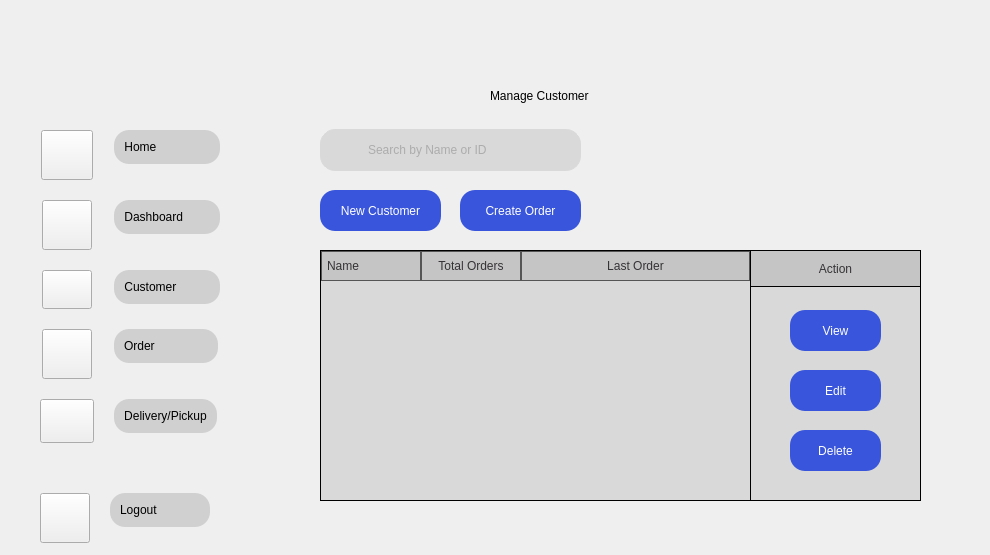
    <widget class="QWidget" name="CSE">
     <property name="styleSheet">
      <string notr="true">#CSE{
border-image: url(&quot;:/images/4.png&quot;) 0 0 0 0 stretch stretch;
background-repeat: (no-repeat);
backkground-position: (fixed);

}
#QLabel{
font-family: &quot;Fredoka&quot;;
font-size: 20px;
}</string>
     </property>
     <widget class="QWidget" name="verticalLayoutWidget_31">
      <property name="geometry">
       <rect>
        <x>30</x>
        <y>490</y>
        <width>241</width>
        <height>56</height>
       </rect>
      </property>
      <layout class="QVBoxLayout" name="verticalLayout_28">
       <item>
        <layout class="QFormLayout" name="formLayout_11">
         <property name="fieldGrowthPolicy">
          <enum>QFormLayout::FieldsStayAtSizeHint</enum>
         </property>
         <property name="rowWrapPolicy">
          <enum>QFormLayout::WrapLongRows</enum>
         </property>
         <property name="labelAlignment">
          <set>Qt::AlignCenter</set>
         </property>
         <property name="formAlignment">
          <set>Qt::AlignLeading|Qt::AlignLeft|Qt::AlignVCenter</set>
         </property>
         <property name="horizontalSpacing">
          <number>20</number>
         </property>
         <property name="verticalSpacing">
          <number>20</number>
         </property>
         <property name="leftMargin">
          <number>10</number>
         </property>
         <item row="0" column="0">
          <widget class="QPushButton" name="s1_5">
           <property name="styleSheet">
            <string notr="true">QPushButton{
border-image: url(&quot;:/Icons/Profilenowhite.png&quot;) 0 0 0 0 stretch stretch;
background-repeat: no-repeat;
 width: 42px;
    height: 42px;

}</string>
           </property>
           <property name="text">
            <string/>
           </property>
          </widget>
         </item>
         <item row="0" column="1">
          <layout class="QVBoxLayout" name="verticalLayout_46">
           <item>
            <widget class="QPushButton" name="Settbut_5">
             <property name="styleSheet">
              <string notr="true">QPushButton {
            background-color: #D0D0D0;
			border-style: outset;
			 padding: 10px;
            border-radius: 15px; /* Adjust this value for desired roundness */
            border-color: #D0D0D0; /* Example border color */
				
}

QPushButton:hover {
    background-color: #D9d9d9; /* Color when the mouse hovers over it */
	padding: 10px;
            border-radius: 15px; /* Adjust this value for desired roundness */
}
QPushButton:pressed {
    background-color: #797979; /* Color when the button is clicked down */
	padding: 10px;
            border-radius: 15px; /* Adjust this value for desired roundness */
}</string>
             </property>
             <property name="text">
              <string>Logout             </string>
             </property>
             <property name="autoDefault">
              <bool>false</bool>
             </property>
             <property name="default">
              <bool>false</bool>
             </property>
             <property name="flat">
              <bool>false</bool>
             </property>
            </widget>
           </item>
          </layout>
         </item>
        </layout>
       </item>
      </layout>
     </widget>
     <widget class="QWidget" name="verticalLayoutWidget_30">
      <property name="geometry">
       <rect>
        <x>30</x>
        <y>130</y>
        <width>241</width>
        <height>301</height>
       </rect>
      </property>
      <layout class="QVBoxLayout" name="verticalLayout_21">
       <property name="spacing">
        <number>1</number>
       </property>
       <property name="sizeConstraint">
        <enum>QLayout::SetFixedSize</enum>
       </property>
       <item>
        <layout class="QFormLayout" name="formLayout_9">
         <property name="sizeConstraint">
          <enum>QLayout::SetDefaultConstraint</enum>
         </property>
         <property name="fieldGrowthPolicy">
          <enum>QFormLayout::FieldsStayAtSizeHint</enum>
         </property>
         <property name="rowWrapPolicy">
          <enum>QFormLayout::WrapLongRows</enum>
         </property>
         <property name="labelAlignment">
          <set>Qt::AlignCenter</set>
         </property>
         <property name="formAlignment">
          <set>Qt::AlignLeading|Qt::AlignLeft|Qt::AlignVCenter</set>
         </property>
         <property name="horizontalSpacing">
          <number>20</number>
         </property>
         <property name="verticalSpacing">
          <number>20</number>
         </property>
         <property name="leftMargin">
          <number>10</number>
         </property>
         <property name="topMargin">
          <number>0</number>
         </property>
         <property name="bottomMargin">
          <number>0</number>
         </property>
         <item row="0" column="0">
          <widget class="QPushButton" name="h1_5">
           <property name="styleSheet">
            <string notr="true">QPushButton{
border-image: url(&quot;:/Icons/Home.png&quot;) 0 0 0 0 stretch stretch;
background-repeat: no-repeat;
 width: 44px;
    height: 42px;

}</string>
           </property>
           <property name="text">
            <string/>
           </property>
          </widget>
         </item>
         <item row="0" column="1">
          <layout class="QVBoxLayout" name="verticalLayout_22">
           <item>
            <widget class="QPushButton" name="Homebut_5">
             <property name="styleSheet">
              <string notr="true">QPushButton {
            background-color: #D0D0D0;
			border-style: outset;
			 padding: 10px;
            border-radius: 15px; /* Adjust this value for desired roundness */
            border-color: #D0D0D0; /* Example border color */
				
}

QPushButton:hover {
    background-color: #D9d9d9; /* Color when the mouse hovers over it */
	padding: 10px;
            border-radius: 15px; /* Adjust this value for desired roundness */
}
QPushButton:pressed {
    background-color: #797979; /* Color when the button is clicked down */
	padding: 10px;
            border-radius: 15px; /* Adjust this value for desired roundness */
}</string>
             </property>
             <property name="text">
              <string>Home                </string>
             </property>
             <property name="shortcut">
              <string/>
             </property>
             <property name="autoDefault">
              <bool>false</bool>
             </property>
             <property name="default">
              <bool>false</bool>
             </property>
             <property name="flat">
              <bool>true</bool>
             </property>
            </widget>
           </item>
          </layout>
         </item>
         <item row="1" column="0">
          <widget class="QPushButton" name="db1_5">
           <property name="styleSheet">
            <string notr="true">QPushButton{
border-image: url(&quot;:/Icons/DashB.png&quot;) 0 0 0 0 stretch stretch;
background-repeat: no-repeat;
 width: 42px;
    height: 42px;

}</string>
           </property>
           <property name="text">
            <string/>
           </property>
          </widget>
         </item>
         <item row="1" column="1">
          <layout class="QVBoxLayout" name="verticalLayout_23">
           <item>
            <widget class="QPushButton" name="Dashbut_5">
             <property name="styleSheet">
              <string notr="true">QPushButton {
            background-color: #D0D0D0;
			border-style: outset;
			 padding: 10px;
            border-radius: 15px; /* Adjust this value for desired roundness */
            border-color: #D0D0D0; /* Example border color */
				
}

QPushButton:hover {
    background-color: #D9d9d9; /* Color when the mouse hovers over it */
	padding: 10px;
            border-radius: 15px; /* Adjust this value for desired roundness */
}
QPushButton:pressed {
    background-color: #797979; /* Color when the button is clicked down */
	padding: 10px;
            border-radius: 15px; /* Adjust this value for desired roundness */
}</string>
             </property>
             <property name="text">
              <string>Dashboard        </string>
             </property>
             <property name="autoDefault">
              <bool>false</bool>
             </property>
             <property name="default">
              <bool>false</bool>
             </property>
             <property name="flat">
              <bool>false</bool>
             </property>
            </widget>
           </item>
          </layout>
         </item>
         <item row="2" column="0">
          <widget class="QPushButton" name="u1_5">
           <property name="styleSheet">
            <string notr="true">QPushButton{
border-image: url(&quot;:/Icons/User.png&quot;) 0 0 0 0 stretch stretch;
background-repeat: no-repeat;
 width: 42px;
    height: 31px;

}</string>
           </property>
           <property name="text">
            <string/>
           </property>
          </widget>
         </item>
         <item row="2" column="1">
          <layout class="QVBoxLayout" name="verticalLayout_24">
           <item>
            <widget class="QPushButton" name="Userbut_5">
             <property name="styleSheet">
              <string notr="true">QPushButton {
            background-color: #D0D0D0;
			border-style: outset;
			 padding: 10px;
            border-radius: 15px; /* Adjust this value for desired roundness */
            border-color: #D0D0D0; /* Example border color */
				
}

QPushButton:hover {
    background-color: #D9d9d9; /* Color when the mouse hovers over it */
	padding: 10px;
            border-radius: 15px; /* Adjust this value for desired roundness */
}
QPushButton:pressed {
    background-color: #797979; /* Color when the button is clicked down */
	padding: 10px;
            border-radius: 15px; /* Adjust this value for desired roundness */
}</string>
             </property>
             <property name="text">
              <string>Customer          </string>
             </property>
             <property name="autoDefault">
              <bool>false</bool>
             </property>
             <property name="default">
              <bool>false</bool>
             </property>
             <property name="flat">
              <bool>false</bool>
             </property>
            </widget>
           </item>
          </layout>
         </item>
         <item row="3" column="0">
          <widget class="QPushButton" name="o1_5">
           <property name="styleSheet">
            <string notr="true">QPushButton{
border-image: url(&quot;:/Icons/Ordernowbg.png&quot;) 0 0 0 0 stretch stretch;
background-repeat: no-repeat;
 width: 42px;
    height: 42px;

}</string>
           </property>
           <property name="text">
            <string/>
           </property>
           <property name="autoRepeat">
            <bool>false</bool>
           </property>
           <property name="flat">
            <bool>false</bool>
           </property>
          </widget>
         </item>
         <item row="3" column="1">
          <layout class="QVBoxLayout" name="verticalLayout_84">
           <item>
            <widget class="QPushButton" name="Orderbut_5">
             <property name="styleSheet">
              <string notr="true">QPushButton {
            background-color: #D0D0D0;
			border-style: outset;
			 padding: 10px;
            border-radius: 15px; /* Adjust this value for desired roundness */
            border-color: #D0D0D0; /* Example border color */
				
}

QPushButton:hover {
    background-color: #D9d9d9; /* Color when the mouse hovers over it */
	padding: 10px;
            border-radius: 15px; /* Adjust this value for desired roundness */
}
QPushButton:pressed {
    background-color: #797979; /* Color when the button is clicked down */
	padding: 10px;
            border-radius: 15px; /* Adjust this value for desired roundness */
}</string>
             </property>
             <property name="text">
              <string>Order                </string>
             </property>
             <property name="autoDefault">
              <bool>false</bool>
             </property>
             <property name="default">
              <bool>false</bool>
             </property>
             <property name="flat">
              <bool>false</bool>
             </property>
            </widget>
           </item>
          </layout>
         </item>
         <item row="4" column="0">
          <widget class="QPushButton" name="d1_5">
           <property name="styleSheet">
            <string notr="true">QPushButton{
border-image: url(&quot;:/Icons/Deliv.png&quot;) 0 0 0 0 stretch stretch;
background-repeat: no-repeat;
 width: 46px;
    height: 36px;

}</string>
           </property>
           <property name="text">
            <string/>
           </property>
           <property name="autoRepeat">
            <bool>false</bool>
           </property>
           <property name="flat">
            <bool>false</bool>
           </property>
          </widget>
         </item>
         <item row="4" column="1">
          <layout class="QVBoxLayout" name="verticalLayout_27">
           <item>
            <widget class="QPushButton" name="Delivlab_6">
             <property name="styleSheet">
              <string notr="true">QPushButton {
            background-color: #D0D0D0;
			border-style: outset;
			 padding: 10px;
            border-radius: 15px; /* Adjust this value for desired roundness */
            border-color: #D0D0D0; /* Example border color */
				
}

QPushButton:hover {
    background-color: #D9d9d9; /* Color when the mouse hovers over it */
	padding: 10px;
            border-radius: 15px; /* Adjust this value for desired roundness */
}
QPushButton:pressed {
    background-color: #797979; /* Color when the button is clicked down */
	padding: 10px;
            border-radius: 15px; /* Adjust this value for desired roundness */
}</string>
             </property>
             <property name="text">
              <string>Delivery/Pickup</string>
             </property>
             <property name="autoDefault">
              <bool>false</bool>
             </property>
             <property name="default">
              <bool>false</bool>
             </property>
             <property name="flat">
              <bool>false</bool>
             </property>
            </widget>
           </item>
          </layout>
         </item>
        </layout>
       </item>
      </layout>
     </widget>
     <widget class="QLabel" name="label_49">
      <property name="geometry">
       <rect>
        <x>750</x>
        <y>250</y>
        <width>171</width>
        <height>37</height>
       </rect>
      </property>
      <property name="styleSheet">
       <string notr="true">QLabel{
background-color:#c5c5c5;
        color: #363336;
        padding: 5px;
       border: 1px solid black;

}</string>
      </property>
      <property name="text">
       <string>Action</string>
      </property>
      <property name="alignment">
       <set>Qt::AlignCenter</set>
      </property>
     </widget>
     <widget class="QLineEdit" name="line2">
      <property name="geometry">
       <rect>
        <x>320</x>
        <y>129</y>
        <width>261</width>
        <height>42</height>
       </rect>
      </property>
      <property name="styleSheet">
       <string notr="true">QLineEdit {
    background-color: #d9d9d9; /* Light gray background color */
	color:   gray;
    border: 1px solid #d9d9d9; /* Subtle border */
    border-radius: 15px; /* Adjust this value for desired roundness */
    padding-left: 45px; /* Important: Add padding to make space for the icon */
    padding-right: 10px; /* Optional: Add some padding on the right side */
    min-height: 40px; /* Optional: Set a minimum height for a larger bar */
}</string>
      </property>
      <property name="text">
       <string/>
      </property>
      <property name="alignment">
       <set>Qt::AlignLeading|Qt::AlignLeft|Qt::AlignVCenter</set>
      </property>
      <property name="readOnly">
       <bool>false</bool>
      </property>
      <property name="placeholderText">
       <string>Search by Name or ID</string>
      </property>
     </widget>
     <widget class="QScrollArea" name="scrollArea_2">
      <property name="geometry">
       <rect>
        <x>320</x>
        <y>280</y>
        <width>401</width>
        <height>221</height>
       </rect>
      </property>
      <property name="styleSheet">
       <string notr="true">#scrollArea_2 {
    background-color: #d9d9d9; /* Light gray background color */
	color:   gray;
    border-radius: 20px; /* Adjust this value for desired roundness *
}</string>
      </property>
      <property name="widgetResizable">
       <bool>true</bool>
      </property>
      <widget class="QWidget" name="scrollAreaWidgetContents_3">
       <property name="geometry">
        <rect>
         <x>0</x>
         <y>0</y>
         <width>401</width>
         <height>221</height>
        </rect>
       </property>
       <property name="styleSheet">
        <string notr="true">#scrollAreaWidgetContents_3 {
    background-color: #d9d9d9; /* Light gray background color */
	color:   gray;
    border: 1px solid #d9d9d9; /* Subtle border */
    border-radius: 20px; /* Adjust this value for desired roundness *
}</string>
       </property>
      </widget>
     </widget>
     <widget class="QLabel" name="label_11">
      <property name="geometry">
       <rect>
        <x>320</x>
        <y>274</y>
        <width>601</width>
        <height>227</height>
       </rect>
      </property>
      <property name="styleSheet">
       <string notr="true">QLabel {
    background-color: #d9d9d9; /* Light gray background color */
	color:   gray;
   border: 1px solid black;
}</string>
      </property>
      <property name="text">
       <string/>
      </property>
     </widget>
     <widget class="QPushButton" name="nwbut_7">
      <property name="geometry">
       <rect>
        <x>790</x>
        <y>370</y>
        <width>91</width>
        <height>41</height>
       </rect>
      </property>
      <property name="styleSheet">
       <string notr="true">QPushButton {
            background-color: #3855DB; /* Example background color */
            color: White; /* Example text color */
            border-radius: 15px; /* Adjust this value for desired roundness */
}
QPushButton:hover {
    background-color: #2746C3; /* Color when the mouse hovers over it */

}
QPushButton:pressed {
    background-color: #FFFFFF; /* Color when the button is clicked down */
	color: #3855DB;
	border-style: outset;
	border-width: 3px;
    border-radius:15px; /* Adjust this value for desired roundness */
    border-color: #2746C3;
}</string>
      </property>
      <property name="text">
       <string>Edit</string>
      </property>
     </widget>
     <widget class="QLabel" name="label_8">
      <property name="geometry">
       <rect>
        <x>330</x>
        <y>130</y>
        <width>41</width>
        <height>41</height>
       </rect>
      </property>
      <property name="styleSheet">
       <string notr="true"/>
      </property>
      <property name="text">
       <string/>
      </property>
      <property name="pixmap">
       <pixmap resource="../images/Resc_rc.qrc">:/Icons/searchingraysmol.png</pixmap>
      </property>
     </widget>
     <widget class="QTableWidget" name="tableWidget_2">
      <property name="geometry">
       <rect>
        <x>320</x>
        <y>250</y>
        <width>431</width>
        <height>251</height>
       </rect>
      </property>
      <property name="styleSheet">
       <string notr="true">
QTableWidget {
        background-color: #d9d9d9;
        alternate-background-color: #d9d9d9;
        color: black;
        gridline-color: #d9d9d9;
        border: 1px solid black;
    }

    QTableWidget::item:selected {
        background-color:#c5c5c5;
        color: black;
    }

    QHeaderView::section {
        background-color:#c5c5c5;
        color: #363336;
        padding: 5px;
        border: 1px solid #555555;
		 border-radius: 20px;
    }</string>
      </property>
      <property name="editTriggers">
       <set>QAbstractItemView::NoEditTriggers</set>
      </property>
      <property name="alternatingRowColors">
       <bool>true</bool>
      </property>
      <property name="selectionBehavior">
       <enum>QAbstractItemView::SelectRows</enum>
      </property>
      <attribute name="horizontalHeaderStretchLastSection">
       <bool>true</bool>
      </attribute>
      <column>
       <property name="text">
        <string>Name</string>
       </property>
       <property name="textAlignment">
        <set>AlignLeading|AlignVCenter</set>
       </property>
       <property name="background">
        <color>
         <red>217</red>
         <green>217</green>
         <blue>217</blue>
        </color>
       </property>
      </column>
      <column>
       <property name="text">
        <string>Total Orders</string>
       </property>
       <property name="background">
        <color>
         <red>217</red>
         <green>217</green>
         <blue>217</blue>
        </color>
       </property>
      </column>
      <column>
       <property name="text">
        <string>Last Order</string>
       </property>
       <property name="background">
        <color>
         <red>217</red>
         <green>217</green>
         <blue>217</blue>
        </color>
       </property>
      </column>
     </widget>
     <widget class="QLabel" name="ok_4">
      <property name="geometry">
       <rect>
        <x>490</x>
        <y>60</y>
        <width>491</width>
        <height>71</height>
       </rect>
      </property>
      <property name="text">
       <string>Manage Customer</string>
      </property>
     </widget>
     <widget class="QPushButton" name="nwbut_6">
      <property name="geometry">
       <rect>
        <x>790</x>
        <y>310</y>
        <width>91</width>
        <height>41</height>
       </rect>
      </property>
      <property name="styleSheet">
       <string notr="true">QPushButton {
            background-color: #3855DB; /* Example background color */
            color: White; /* Example text color */
            border-radius: 15px; /* Adjust this value for desired roundness */
}
QPushButton:hover {
    background-color: #2746C3; /* Color when the mouse hovers over it */

}
QPushButton:pressed {
    background-color: #FFFFFF; /* Color when the button is clicked down */
	color: #3855DB;
	border-style: outset;
	border-width: 3px;
    border-radius:15px; /* Adjust this value for desired roundness */
    border-color: #2746C3;
}</string>
      </property>
      <property name="text">
       <string>View</string>
      </property>
     </widget>
     <widget class="QPushButton" name="nwbut_5">
      <property name="geometry">
       <rect>
        <x>790</x>
        <y>430</y>
        <width>91</width>
        <height>41</height>
       </rect>
      </property>
      <property name="styleSheet">
       <string notr="true">QPushButton {
            background-color: #3855DB; /* Example background color */
            color: White; /* Example text color */
            border-radius: 15px; /* Adjust this value for desired roundness */
}
QPushButton:hover {
    background-color: #2746C3; /* Color when the mouse hovers over it */

}
QPushButton:pressed {
    background-color: #FFFFFF; /* Color when the button is clicked down */
	color: #3855DB;
	border-style: outset;
	border-width: 3px;
    border-radius:15px; /* Adjust this value for desired roundness */
    border-color: #2746C3;
}</string>
      </property>
      <property name="text">
       <string>Delete</string>
      </property>
     </widget>
     <widget class="QLabel" name="label_15">
      <property name="geometry">
       <rect>
        <x>810</x>
        <y>240</y>
        <width>51</width>
        <height>41</height>
       </rect>
      </property>
      <property name="text">
       <string>Actions</string>
      </property>
      <property name="alignment">
       <set>Qt::AlignCenter</set>
      </property>
     </widget>
     <widget class="QPushButton" name="nwbut_8">
      <property name="geometry">
       <rect>
        <x>320</x>
        <y>190</y>
        <width>121</width>
        <height>41</height>
       </rect>
      </property>
      <property name="styleSheet">
       <string notr="true">QPushButton {
            background-color: #3855DB; /* Example background color */
            color: White; /* Example text color */
            border-radius: 15px; /* Adjust this value for desired roundness */
}
QPushButton:hover {
    background-color: #2746C3; /* Color when the mouse hovers over it */

}
QPushButton:pressed {
    background-color: #FFFFFF; /* Color when the button is clicked down */
	color: #3855DB;
	border-style: outset;
	border-width: 3px;
    border-radius:15px; /* Adjust this value for desired roundness */
    border-color: #2746C3;
}</string>
      </property>
      <property name="text">
       <string>New Customer</string>
      </property>
     </widget>
     <widget class="QPushButton" name="nwbut_16">
      <property name="geometry">
       <rect>
        <x>460</x>
        <y>190</y>
        <width>121</width>
        <height>41</height>
       </rect>
      </property>
      <property name="styleSheet">
       <string notr="true">QPushButton {
            background-color: #3855DB; /* Example background color */
            color: White; /* Example text color */
            border-radius: 15px; /* Adjust this value for desired roundness */
}
QPushButton:hover {
    background-color: #2746C3; /* Color when the mouse hovers over it */

}
QPushButton:pressed {
    background-color: #FFFFFF; /* Color when the button is clicked down */
	color: #3855DB;
	border-style: outset;
	border-width: 3px;
    border-radius:15px; /* Adjust this value for desired roundness */
    border-color: #2746C3;
}</string>
      </property>
      <property name="text">
       <string>Create Order</string>
      </property>
     </widget>
     <zorder>verticalLayoutWidget_31</zorder>
     <zorder>verticalLayoutWidget_30</zorder>
     <zorder>line2</zorder>
     <zorder>scrollArea_2</zorder>
     <zorder>label_11</zorder>
     <zorder>nwbut_7</zorder>
     <zorder>label_8</zorder>
     <zorder>tableWidget_2</zorder>
     <zorder>ok_4</zorder>
     <zorder>nwbut_6</zorder>
     <zorder>nwbut_5</zorder>
     <zorder>label_15</zorder>
     <zorder>nwbut_8</zorder>
     <zorder>label_49</zorder>
     <zorder>nwbut_16</zorder>
    </widget>
